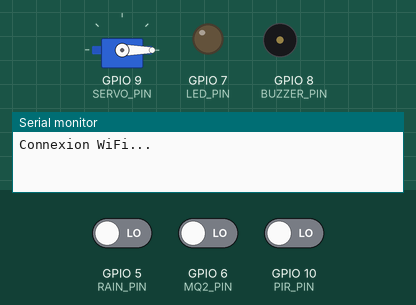
Simulated run of this sketch. Board: ESP32-S3. Parts: servo, output pins drawn as LEDs (lit = HIGH), buzzer (waves = sounding, pin HIGH), the last lines printed to the serial monitor. The inputs (shaded band) are chosen by the test bench; at power-on: GPIO 5 (RAIN_PIN) LOW, GPIO 6 (MQ2_PIN) LOW, GPIO 10 (PIR_PIN) LOW. WiFi joins after 1.5 s; servers stay silent unless stated.

Above: at 0.1 s.
At 61.7 s:
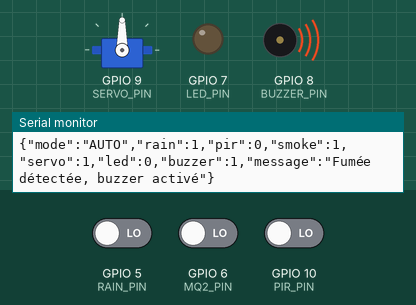
Timing chart, 0 to 63.2 s (numbered marks = the images above):
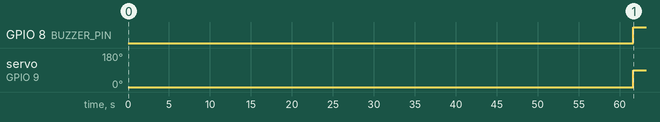

The sketch:

sensor_track.ino
```cpp
#include <WiFi.h>
#include <WebSocketsServer.h>
#include <ArduinoJson.h>
#include <ESP32Servo.h>

const char* ssid = "wifi_name";
const char* password = "password";

// Sensors
#define RAIN_PIN 5
#define MQ2_PIN 6
#define PIR_PIN 10

// Actuors
#define LED_PIN 7
#define BUZZER_PIN 8
#define SERVO_PIN 9

WebSocketsServer webSocket(81);
Servo roofServo;

// State
bool autoMode = true;

bool rainState = false;
bool pirState = false;
bool smokeState = false;

bool lastRainState = false;
bool lastPirState = false;
bool lastSmokeState = false;

bool servoState = false;
bool ledState = false;
bool buzzerState = false;


const int SERVO_OPEN = 0;
const int SERVO_CLOSE = 90;

void applyActuators() {

  roofServo.write(
    servoState ? SERVO_CLOSE : SERVO_OPEN
  );

  digitalWrite(
    LED_PIN,
    ledState ? HIGH : LOW
  );

  digitalWrite(
    BUZZER_PIN,
    buzzerState ? HIGH : LOW
  );
}

bool readRain() {

  int count = 0;

  for (int i = 0; i < 5; i++) {

    if (digitalRead(RAIN_PIN) == LOW) {
      count++;
    }

    delay(10);
  }

  return count >= 3;
}

bool readPir() {

  int count = 0;

  for (int i = 0; i < 5; i++) {

    if (digitalRead(PIR_PIN) == HIGH) {
      count++;
    }

    delay(10);
  }

  return count >= 3;
}

bool readSmoke() {

  int count = 0;

  for (int i = 0; i < 5; i++) {

    if (digitalRead(MQ2_PIN) == LOW) {
      count++;
    }

    delay(10);
  }

  return count >= 3;
}

// Send to flutter
void sendData(String message = "") {

  StaticJsonDocument<384> doc;

  doc["mode"] = autoMode ? "AUTO" : "MANUAL";

  doc["rain"] = rainState ? 1 : 0;
  doc["pir"] = pirState ? 1 : 0;
  doc["smoke"] = smokeState ? 1 : 0;

  doc["servo"] = servoState ? 1 : 0;
  doc["led"] = ledState ? 1 : 0;
  doc["buzzer"] = buzzerState ? 1 : 0;

  doc["message"] = message;

  String json;

  serializeJson(doc, json);

  webSocket.broadcastTXT(json);

  Serial.println(json);
}

// Mode auto
void automaticControl() {

  if (!autoMode) return;

  rainState = readRain();
  pirState = readPir();
  smokeState = readSmoke();

  Serial.print("MODE = ");
  Serial.print(autoMode ? "AUTO" : "MANUAL");

  Serial.print(" || Pluie = ");
  Serial.print(rainState);

  Serial.print(" || PIR = ");
  Serial.print(pirState);

  Serial.print(" || Fumee = ");
  Serial.println(smokeState);

  // Rain
  if (rainState != lastRainState) {

    servoState = rainState;

    applyActuators();

    sendData(
      rainState
        ? "Pluie détectée, toit fermé"
        : "Pluie arrêtée, toit ouvert"
    );

    lastRainState = rainState;
  }

  // PIR
  if (pirState != lastPirState) {

    ledState = pirState;

    applyActuators();

    sendData(
      pirState
        ? "Mouvement détecté, LED allumée"
        : "Aucun mouvement, LED éteinte"
    );

    lastPirState = pirState;
  }

  // MQ2
  if (smokeState != lastSmokeState) {

    buzzerState = smokeState;

    applyActuators();

    sendData(
      smokeState
        ? "Fumée détectée, buzzer activé"
        : "Fumée absente, buzzer désactivé"
    );

    lastSmokeState = smokeState;
  }

  delay(300);
}

void handleCommand(String payload) {

  Serial.println(" JSON RECEIVES ");
  Serial.println(payload);

  StaticJsonDocument<256> doc;

  DeserializationError error =
      deserializeJson(doc, payload);

  if (error) {

    Serial.println("JSON invalid");

    return;
  }

  // Mode
  if (doc.containsKey("mode") &&
      doc["mode"].is<String>()) {

    String mode =
        doc["mode"].as<String>();

    if (mode == "AUTO" ||
        mode == "MANUAL") {

      autoMode = mode == "AUTO";

      sendData(
        autoMode
          ? "Mode automatique activé"
          : "Mode manuel activé"
      );
    }

    return;
  }

  // Manual mode
  if (!autoMode &&
      doc.containsKey("device") &&
      doc.containsKey("state")) {

    String device = doc["device"];

    int state = doc["state"];

    // Servo
    if (device == "servo") {

      servoState = state == 1;

      applyActuators();

      sendData(
        servoState
          ? "Toit fermé manuellement"
          : "Toit ouvert manuellement"
      );
    }

    // LED
    if (device == "led") {

      ledState = state == 1;

      applyActuators();

      sendData(
        ledState
          ? "LED allumée manuellement"
          : "LED éteinte manuellement"
      );
    }

    // BUZZER
    if (device == "buzzer") {

      buzzerState = state == 1;

      applyActuators();

      sendData(
        buzzerState
          ? "Buzzer activé manuellement"
          : "Buzzer désactivé manuellement"
      );
    }
  }
}

// WEBSOCKET
void webSocketEvent(
  uint8_t num,
  WStype_t type,
  uint8_t* payload,
  size_t length
) {

  if (type == WStype_CONNECTED) {

    Serial.println("Flutter connecté");

    sendData(
      "Application connectée à ESP32"
    );
  }

  if (type == WStype_TEXT) {

    handleCommand(
      String((char*)payload)
    );
  }
}

void setup() {

  Serial.begin(115200);

  pinMode(RAIN_PIN, INPUT);
  pinMode(PIR_PIN, INPUT);
  pinMode(MQ2_PIN, INPUT);

  pinMode(LED_PIN, OUTPUT);
  pinMode(BUZZER_PIN, OUTPUT);

  roofServo.setPeriodHertz(50);

  roofServo.attach(
    SERVO_PIN,
    500,
    2400
  );

  applyActuators();

  // Wifi
  WiFi.begin(ssid, password);

  Serial.println("Connexion WiFi...");

  while (WiFi.status() != WL_CONNECTED) {

    delay(500);

    Serial.print(".");
  }

  Serial.println();

  Serial.print("IP ESP32 : ");

  Serial.println(WiFi.localIP());

  // WEBSOCKET
  webSocket.begin();

  webSocket.onEvent(webSocketEvent);

  Serial.println(
    "WebSocket lancé sur port 81"
  );
  Serial.println("Calibrage...");
  delay(60000);
}

void loop() {

  webSocket.loop();

  automaticControl();
}
```

Measured:
- by itself, GPIO 8 (BUZZER_PIN): LOW → HIGH at 61.7 s
- by itself, servo on GPIO 9 (SERVO_PIN): 0° → 90° at 61.7 s
